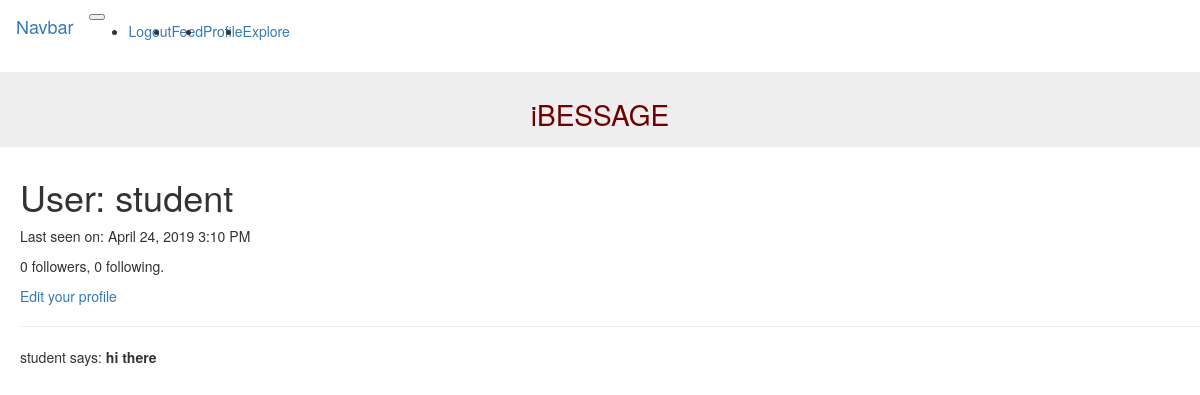
The page /user/student (signed in) on the database as committed earlier.
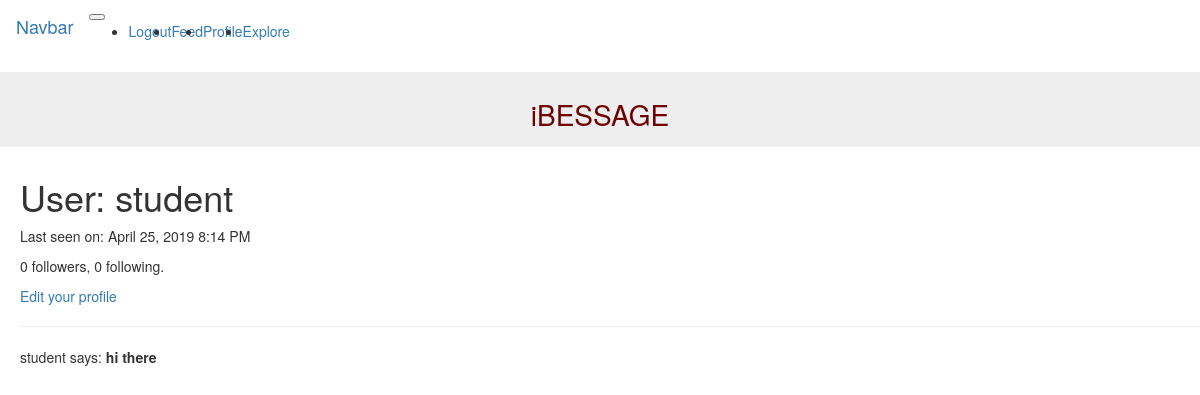
The same page on the database as committed later.
### app/models.py (models this page shows, shortened)
class User(UserMixin, db.Model):
    id = db.Column(db.Integer, primary_key=True)
    username = db.Column(db.String(64), index=True, unique=True)
    email = db.Column(db.String(120), index=True, unique=True)
    password_hash = db.Column(db.String(128))
    posts = db.relationship('Post', backref='author', lazy='dynamic')
    about_me = db.Column(db.String(140))
    last_seen = db.Column(db.DateTime, default=datetime.utcnow)
    followed = db.relationship(
        'User', secondary=followers,
        primaryjoin=(followers.c.follower_id == id),
        secondaryjoin=(followers.c.followed_id == id),
        backref=db.backref('followers', lazy='dynamic'), lazy='dynamic')

### app/routes.py (the view)
@app.route('/user/<username>')
@login_required
def user(username):
    user = User.query.filter_by(username=username).first_or_404()
    posts = user.posts.order_by(Post.timestamp.desc())
    return render_template('user.html', user=user, posts=posts)

### app/models.py (called while the page is built)
@login.user_loader
def load_user(id):
    return User.query.get(int(id))

### app/templates/user.html (shortened to what this page needs)
{% extends "base.html" %}
{% block appcontent %}
    <h1>User: {{ user.username }}</h1>
    {% if user.last_seen %}<p>Last seen on: {{ moment(user.last_seen).format('LLL') }}</p>{% endif %}
    <p>{{ user.followers.count() }} followers, {{ user.followed.count() }} following.</p>
    {% if user == current_user %}
    <p><a href="{{ url_for('edit_profile') }}">Edit your profile</a></p>
    {% elif not current_user.is_following(user) %}
    <p><a href="{{ url_for('follow', username=user.username) }}">Follow</a></p>
    {% else %}
    <p><a href="{{ url_for('unfollow', username=user.username) }}">Unfollow</a></p>
    {% endif %}
    <hr>
    {% for post in posts %}
    <p>
    {{ post.author.username }} says: <b>{{ post.body }}</b>
    </p>
    {% endfor %}
{% endblock %}

Rows that differ between the two databases and show on the page:
changed User "student": last_seen "April 24, 2019 3:10 PM" → "April 25, 2019 8:14 PM"
